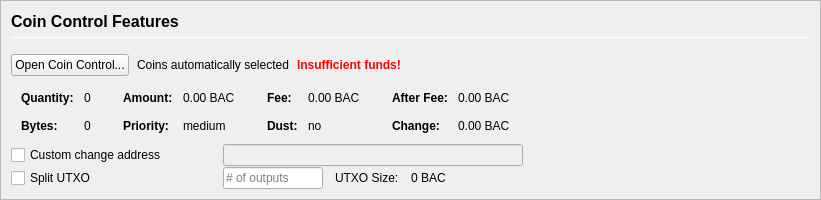
         <widget class="QFrame" name="frameCoinControl">
          <property name="sizePolicy">
           <sizepolicy hsizetype="Expanding" vsizetype="Expanding">
            <horstretch>0</horstretch>
            <verstretch>0</verstretch>
           </sizepolicy>
          </property>
          <property name="maximumSize">
           <size>
            <width>16777215</width>
            <height>16777215</height>
           </size>
          </property>
          <property name="frameShape">
           <enum>QFrame::StyledPanel</enum>
          </property>
          <property name="frameShadow">
           <enum>QFrame::Sunken</enum>
          </property>
          <layout class="QVBoxLayout" name="verticalLayoutCoinControl2">
           <property name="spacing">
            <number>0</number>
           </property>
           <property name="leftMargin">
            <number>0</number>
           </property>
           <property name="topMargin">
            <number>0</number>
           </property>
           <property name="rightMargin">
            <number>0</number>
           </property>
           <property name="bottomMargin">
            <number>0</number>
           </property>
           <item>
            <widget class="QFrame" name="frameCoinControl_BG">
             <layout class="QVBoxLayout" name="verticalLayoutCoinControl" stretch="0,0,0,0,0,0">
              <property name="spacing">
               <number>1</number>
              </property>
              <property name="leftMargin">
               <number>10</number>
              </property>
              <property name="topMargin">
               <number>10</number>
              </property>
              <item>
               <layout class="QHBoxLayout" name="horizontalLayoutCoinControl1">
                <property name="bottomMargin">
                 <number>15</number>
                </property>
                <item>
                 <layout class="QVBoxLayout" name="verticalLayout_3">
                  <property name="spacing">
                   <number>6</number>
                  </property>
                  <item>
                   <widget class="QLabel" name="labelCoinControlFeatures">
                    <property name="sizePolicy">
                     <sizepolicy hsizetype="Preferred" vsizetype="Maximum">
                      <horstretch>0</horstretch>
                      <verstretch>0</verstretch>
                     </sizepolicy>
                    </property>
                    <property name="minimumSize">
                     <size>
                      <width>0</width>
                      <height>20</height>
                     </size>
                    </property>
                    <property name="font">
                     <font>
                      <pointsize>12</pointsize>
                      <weight>75</weight>
                      <bold>true</bold>
                     </font>
                    </property>
                    <property name="styleSheet">
                     <string notr="true">font-weight:bold;</string>
                    </property>
                    <property name="text">
                     <string>Coin Control Features</string>
                    </property>
                   </widget>
                  </item>
                  <item>
                   <widget class="Line" name="line">
                    <property name="minimumSize">
                     <size>
                      <width>0</width>
                      <height>1</height>
                     </size>
                    </property>
                    <property name="maximumSize">
                     <size>
                      <width>16777215</width>
                      <height>1</height>
                     </size>
                    </property>
                    <property name="orientation">
                     <enum>Qt::Horizontal</enum>
                    </property>
                   </widget>
                  </item>
                 </layout>
                </item>
               </layout>
              </item>
              <item>
               <layout class="QHBoxLayout" name="horizontalLayoutCoinControl2" stretch="0,0,0,0">
                <property name="spacing">
                 <number>8</number>
                </property>
                <property name="bottomMargin">
                 <number>10</number>
                </property>
                <item>
                 <widget class="QPushButton" name="pushButtonCoinControl">
                  <property name="styleSheet">
                   <string notr="true"/>
                  </property>
                  <property name="text">
                   <string>Open Coin Control...</string>
                  </property>
                  <property name="autoDefault">
                   <bool>false</bool>
                  </property>
                 </widget>
                </item>
                <item>
                 <widget class="QLabel" name="labelCoinControlAutomaticallySelected">
                  <property name="text">
                   <string>Coins automatically selected</string>
                  </property>
                  <property name="margin">
                   <number>5</number>
                  </property>
                 </widget>
                </item>
                <item>
                 <widget class="QLabel" name="labelCoinControlInsuffFunds">
                  <property name="font">
                   <font>
                    <weight>75</weight>
                    <bold>true</bold>
                   </font>
                  </property>
                  <property name="styleSheet">
                   <string notr="true">color:red;font-weight:bold;</string>
                  </property>
                  <property name="text">
                   <string>Insufficient funds!</string>
                  </property>
                  <property name="margin">
                   <number>5</number>
                  </property>
                 </widget>
                </item>
                <item>
                 <spacer name="horizontalSpacerCoinControl">
                  <property name="orientation">
                   <enum>Qt::Horizontal</enum>
                  </property>
                  <property name="sizeHint" stdset="0">
                   <size>
                    <width>40</width>
                    <height>1</height>
                   </size>
                  </property>
                 </spacer>
                </item>
               </layout>
              </item>
              <item>
               <widget class="QWidget" name="widgetCoinControl" native="true">
                <property name="sizePolicy">
                 <sizepolicy hsizetype="Preferred" vsizetype="Preferred">
                  <horstretch>0</horstretch>
                  <verstretch>0</verstretch>
                 </sizepolicy>
                </property>
                <property name="minimumSize">
                 <size>
                  <width>0</width>
                  <height>0</height>
                 </size>
                </property>
                <property name="styleSheet">
                 <string notr="true"/>
                </property>
                <layout class="QHBoxLayout" name="horizontalLayoutCoinControl5">
                 <property name="leftMargin">
                  <number>0</number>
                 </property>
                 <property name="topMargin">
                  <number>0</number>
                 </property>
                 <property name="rightMargin">
                  <number>0</number>
                 </property>
                 <property name="bottomMargin">
                  <number>0</number>
                 </property>
                 <item>
                  <layout class="QHBoxLayout" name="horizontalLayoutCoinControl3" stretch="0,0,0,1">
                   <property name="spacing">
                    <number>20</number>
                   </property>
                   <property name="topMargin">
                    <number>0</number>
                   </property>
                   <property name="bottomMargin">
                    <number>10</number>
                   </property>
                   <item>
                    <layout class="QFormLayout" name="formLayoutCoinControl1">
                     <property name="horizontalSpacing">
                      <number>10</number>
                     </property>
                     <property name="verticalSpacing">
                      <number>14</number>
                     </property>
                     <property name="leftMargin">
                      <number>10</number>
                     </property>
                     <property name="topMargin">
                      <number>4</number>
                     </property>
                     <property name="rightMargin">
                      <number>6</number>
                     </property>
                     <item row="0" column="0">
                      <widget class="QLabel" name="labelCoinControlQuantityText">
                       <property name="font">
                        <font>
                         <weight>75</weight>
                         <bold>true</bold>
                        </font>
                       </property>
                       <property name="text">
                        <string>Quantity:</string>
                       </property>
                       <property name="margin">
                        <number>0</number>
                       </property>
                      </widget>
                     </item>
                     <item row="0" column="1">
                      <widget class="QLabel" name="labelCoinControlQuantity">
                       <property name="cursor">
                        <cursorShape>IBeamCursor</cursorShape>
                       </property>
                       <property name="contextMenuPolicy">
                        <enum>Qt::ActionsContextMenu</enum>
                       </property>
                       <property name="text">
                        <string notr="true">0</string>
                       </property>
                       <property name="margin">
                        <number>0</number>
                       </property>
                       <property name="textInteractionFlags">
                        <set>Qt::LinksAccessibleByMouse|Qt::TextSelectableByKeyboard|Qt::TextSelectableByMouse</set>
                       </property>
                      </widget>
                     </item>
                     <item row="1" column="0">
                      <widget class="QLabel" name="labelCoinControlBytesText">
                       <property name="font">
                        <font>
                         <weight>75</weight>
                         <bold>true</bold>
                        </font>
                       </property>
                       <property name="text">
                        <string>Bytes:</string>
                       </property>
                      </widget>
                     </item>
                     <item row="1" column="1">
                      <widget class="QLabel" name="labelCoinControlBytes">
                       <property name="cursor">
                        <cursorShape>IBeamCursor</cursorShape>
                       </property>
                       <property name="contextMenuPolicy">
                        <enum>Qt::ActionsContextMenu</enum>
                       </property>
                       <property name="text">
                        <string notr="true">0</string>
                       </property>
                       <property name="textInteractionFlags">
                        <set>Qt::LinksAccessibleByMouse|Qt::TextSelectableByKeyboard|Qt::TextSelectableByMouse</set>
                       </property>
                      </widget>
                     </item>
                    </layout>
                   </item>
                   <item>
                    <layout class="QFormLayout" name="formLayoutCoinControl2">
                     <property name="horizontalSpacing">
                      <number>10</number>
                     </property>
                     <property name="verticalSpacing">
                      <number>14</number>
                     </property>
                     <property name="leftMargin">
                      <number>6</number>
                     </property>
                     <property name="topMargin">
                      <number>4</number>
                     </property>
                     <property name="rightMargin">
                      <number>6</number>
                     </property>
                     <item row="0" column="0">
                      <widget class="QLabel" name="labelCoinControlAmountText">
                       <property name="font">
                        <font>
                         <weight>75</weight>
                         <bold>true</bold>
                        </font>
                       </property>
                       <property name="text">
                        <string>Amount:</string>
                       </property>
                       <property name="margin">
                        <number>0</number>
                       </property>
                      </widget>
                     </item>
                     <item row="0" column="1">
                      <widget class="QLabel" name="labelCoinControlAmount">
                       <property name="cursor">
                        <cursorShape>IBeamCursor</cursorShape>
                       </property>
                       <property name="contextMenuPolicy">
                        <enum>Qt::ActionsContextMenu</enum>
                       </property>
                       <property name="text">
                        <string notr="true">0.00 BAC</string>
                       </property>
                       <property name="textInteractionFlags">
                        <set>Qt::LinksAccessibleByMouse|Qt::TextSelectableByKeyboard|Qt::TextSelectableByMouse</set>
                       </property>
                      </widget>
                     </item>
                     <item row="1" column="0">
                      <widget class="QLabel" name="labelCoinControlPriorityText">
                       <property name="font">
                        <font>
                         <weight>75</weight>
                         <bold>true</bold>
                        </font>
                       </property>
                       <property name="text">
                        <string>Priority:</string>
                       </property>
                      </widget>
                     </item>
                     <item row="1" column="1">
                      <widget class="QLabel" name="labelCoinControlPriority">
                       <property name="cursor">
                        <cursorShape>IBeamCursor</cursorShape>
                       </property>
                       <property name="contextMenuPolicy">
                        <enum>Qt::ActionsContextMenu</enum>
                       </property>
                       <property name="text">
                        <string>medium</string>
                       </property>
                       <property name="textInteractionFlags">
                        <set>Qt::LinksAccessibleByMouse|Qt::TextSelectableByKeyboard|Qt::TextSelectableByMouse</set>
                       </property>
                      </widget>
                     </item>
                    </layout>
                   </item>
                   <item>
                    <layout class="QFormLayout" name="formLayoutCoinControl3">
                     <property name="horizontalSpacing">
                      <number>10</number>
                     </property>
                     <property name="verticalSpacing">
                      <number>14</number>
                     </property>
                     <property name="leftMargin">
                      <number>6</number>
                     </property>
                     <property name="topMargin">
                      <number>4</number>
                     </property>
                     <property name="rightMargin">
                      <number>6</number>
                     </property>
                     <item row="0" column="0">
                      <widget class="QLabel" name="labelCoinControlFeeText">
                       <property name="font">
                        <font>
                         <weight>75</weight>
                         <bold>true</bold>
                        </font>
                       </property>
                       <property name="text">
                        <string>Fee:</string>
                       </property>
                       <property name="margin">
                        <number>0</number>
                       </property>
                      </widget>
                     </item>
                     <item row="0" column="1">
                      <widget class="QLabel" name="labelCoinControlFee">
                       <property name="cursor">
                        <cursorShape>IBeamCursor</cursorShape>
                       </property>
                       <property name="contextMenuPolicy">
                        <enum>Qt::ActionsContextMenu</enum>
                       </property>
                       <property name="text">
                        <string notr="true">0.00 BAC</string>
                       </property>
                       <property name="textInteractionFlags">
                        <set>Qt::LinksAccessibleByMouse|Qt::TextSelectableByKeyboard|Qt::TextSelectableByMouse</set>
                       </property>
                      </widget>
                     </item>
                     <item row="1" column="0">
                      <widget class="QLabel" name="labelCoinControlLowOutputText">
                       <property name="font">
                        <font>
                         <weight>75</weight>
                         <bold>true</bold>
                        </font>
                       </property>
                       <property name="text">
                        <string>Dust:</string>
                       </property>
                      </widget>
                     </item>
                     <item row="1" column="1">
                      <widget class="QLabel" name="labelCoinControlLowOutput">
                       <property name="cursor">
                        <cursorShape>IBeamCursor</cursorShape>
                       </property>
                       <property name="contextMenuPolicy">
                        <enum>Qt::ActionsContextMenu</enum>
                       </property>
                       <property name="text">
                        <string>no</string>
                       </property>
                       <property name="textInteractionFlags">
                        <set>Qt::LinksAccessibleByMouse|Qt::TextSelectableByKeyboard|Qt::TextSelectableByMouse</set>
                       </property>
                      </widget>
                     </item>
                    </layout>
                   </item>
                   <item>
                    <layout class="QFormLayout" name="formLayoutCoinControl4">
                     <property name="horizontalSpacing">
                      <number>10</number>
                     </property>
                     <property name="verticalSpacing">
                      <number>14</number>
                     </property>
                     <property name="leftMargin">
                      <number>6</number>
                     </property>
                     <property name="topMargin">
                      <number>4</number>
                     </property>
                     <property name="rightMargin">
                      <number>6</number>
                     </property>
                     <item row="0" column="0">
                      <widget class="QLabel" name="labelCoinControlAfterFeeText">
                       <property name="font">
                        <font>
                         <weight>75</weight>
                         <bold>true</bold>
                        </font>
                       </property>
                       <property name="text">
                        <string>After Fee:</string>
                       </property>
                       <property name="margin">
                        <number>0</number>
                       </property>
                      </widget>
                     </item>
                     <item row="0" column="1">
                      <widget class="QLabel" name="labelCoinControlAfterFee">
                       <property name="cursor">
                        <cursorShape>IBeamCursor</cursorShape>
                       </property>
                       <property name="contextMenuPolicy">
                        <enum>Qt::ActionsContextMenu</enum>
                       </property>
                       <property name="text">
                        <string notr="true">0.00 BAC</string>
                       </property>
                       <property name="textInteractionFlags">
                        <set>Qt::LinksAccessibleByMouse|Qt::TextSelectableByKeyboard|Qt::TextSelectableByMouse</set>
                       </property>
                      </widget>
                     </item>
                     <item row="1" column="0">
                      <widget class="QLabel" name="labelCoinControlChangeText">
                       <property name="font">
                        <font>
                         <weight>75</weight>
                         <bold>true</bold>
                        </font>
                       </property>
                       <property name="text">
                        <string>Change:</string>
                       </property>
                      </widget>
                     </item>
                     <item row="1" column="1">
                      <widget class="QLabel" name="labelCoinControlChange">
                       <property name="cursor">
                        <cursorShape>IBeamCursor</cursorShape>
                       </property>
                       <property name="contextMenuPolicy">
                        <enum>Qt::ActionsContextMenu</enum>
                       </property>
                       <property name="text">
                        <string notr="true">0.00 BAC</string>
                       </property>
                       <property name="textInteractionFlags">
                        <set>Qt::LinksAccessibleByMouse|Qt::TextSelectableByKeyboard|Qt::TextSelectableByMouse</set>
                       </property>
                      </widget>
                     </item>
                    </layout>
                   </item>
                  </layout>
                 </item>
                </layout>
               </widget>
              </item>
              <item>
               <layout class="QHBoxLayout" name="horizontalLayoutCoinControl4">
                <property name="spacing">
                 <number>12</number>
                </property>
                <property name="sizeConstraint">
                 <enum>QLayout::SetDefaultConstraint</enum>
                </property>
                <property name="topMargin">
                 <number>0</number>
                </property>
                <property name="rightMargin">
                 <number>0</number>
                </property>
                <item>
                 <widget class="QCheckBox" name="checkBoxCoinControlChange">
                  <property name="sizePolicy">
                   <sizepolicy hsizetype="Preferred" vsizetype="Preferred">
                    <horstretch>0</horstretch>
                    <verstretch>0</verstretch>
                   </sizepolicy>
                  </property>
                  <property name="minimumSize">
                   <size>
                    <width>200</width>
                    <height>0</height>
                   </size>
                  </property>
                  <property name="maximumSize">
                   <size>
                    <width>200</width>
                    <height>16777215</height>
                   </size>
                  </property>
                  <property name="toolTip">
                   <string>If this is activated, but the change address is empty or invalid, change will be sent to a newly generated address.</string>
                  </property>
                  <property name="text">
                   <string>Custom change address</string>
                  </property>
                 </widget>
                </item>
                <item>
                 <widget class="QValidatedLineEdit" name="lineEditCoinControlChange">
                  <property name="enabled">
                   <bool>false</bool>
                  </property>
                  <property name="sizePolicy">
                   <sizepolicy hsizetype="Preferred" vsizetype="Preferred">
                    <horstretch>0</horstretch>
                    <verstretch>0</verstretch>
                   </sizepolicy>
                  </property>
                  <property name="minimumSize">
                   <size>
                    <width>300</width>
                    <height>0</height>
                   </size>
                  </property>
                 </widget>
                </item>
                <item>
                 <widget class="QLabel" name="labelCoinControlChangeLabel">
                  <property name="sizePolicy">
                   <sizepolicy hsizetype="Preferred" vsizetype="Preferred">
                    <horstretch>0</horstretch>
                    <verstretch>0</verstretch>
                   </sizepolicy>
                  </property>
                  <property name="minimumSize">
                   <size>
                    <width>100</width>
                    <height>0</height>
                   </size>
                  </property>
                  <property name="text">
                   <string/>
                  </property>
                  <property name="margin">
                   <number>3</number>
                  </property>
                 </widget>
                </item>
               </layout>
              </item>
              <item>
               <layout class="QHBoxLayout" name="horizontalLayoutCoinControl6">
                <property name="spacing">
                 <number>12</number>
                </property>
                <property name="rightMargin">
                 <number>0</number>
                </property>
                <item>
                 <widget class="QCheckBox" name="splitBlockCheckBox">
                  <property name="sizePolicy">
                   <sizepolicy hsizetype="Preferred" vsizetype="Preferred">
                    <horstretch>0</horstretch>
                    <verstretch>0</verstretch>
                   </sizepolicy>
                  </property>
                  <property name="minimumSize">
                   <size>
                    <width>200</width>
                    <height>0</height>
                   </size>
                  </property>
                  <property name="maximumSize">
                   <size>
                    <width>200</width>
                    <height>16777215</height>
                   </size>
                  </property>
                  <property name="text">
                   <string>Split UTXO</string>
                  </property>
                 </widget>
                </item>
                <item>
                 <widget class="QLineEdit" name="splitBlockLineEdit">
                  <property name="sizePolicy">
                   <sizepolicy hsizetype="Preferred" vsizetype="Preferred">
                    <horstretch>50</horstretch>
                    <verstretch>0</verstretch>
                   </sizepolicy>
                  </property>
                  <property name="minimumSize">
                   <size>
                    <width>100</width>
                    <height>0</height>
                   </size>
                  </property>
                  <property name="maximumSize">
                   <size>
                    <width>100</width>
                    <height>16777215</height>
                   </size>
                  </property>
                  <property name="placeholderText">
                   <string># of outputs</string>
                  </property>
                 </widget>
                </item>
                <item>
                 <widget class="QLabel" name="labelBlockSizeText">
                  <property name="text">
                   <string>UTXO Size:</string>
                  </property>
                 </widget>
                </item>
                <item>
                 <widget class="QLabel" name="labelBlockSize">
                  <property name="text">
                   <string>0 BAC</string>
                  </property>
                 </widget>
                </item>
                <item>
                 <spacer name="horizontalSpacer_7">
                  <property name="orientation">
                   <enum>Qt::Horizontal</enum>
                  </property>
                  <property name="sizeHint" stdset="0">
                   <size>
                    <width>40</width>
                    <height>20</height>
                   </size>
                  </property>
                 </spacer>
                </item>
               </layout>
              </item>
              <item>
               <spacer name="verticalSpacerCoinControl">
                <property name="orientation">
                 <enum>Qt::Vertical</enum>
                </property>
                <property name="sizeHint" stdset="0">
                 <size>
                  <width>800</width>
                  <height>1</height>
                 </size>
                </property>
               </spacer>
              </item>
             </layout>
            </widget>
           </item>
          </layout>
         </widget>
